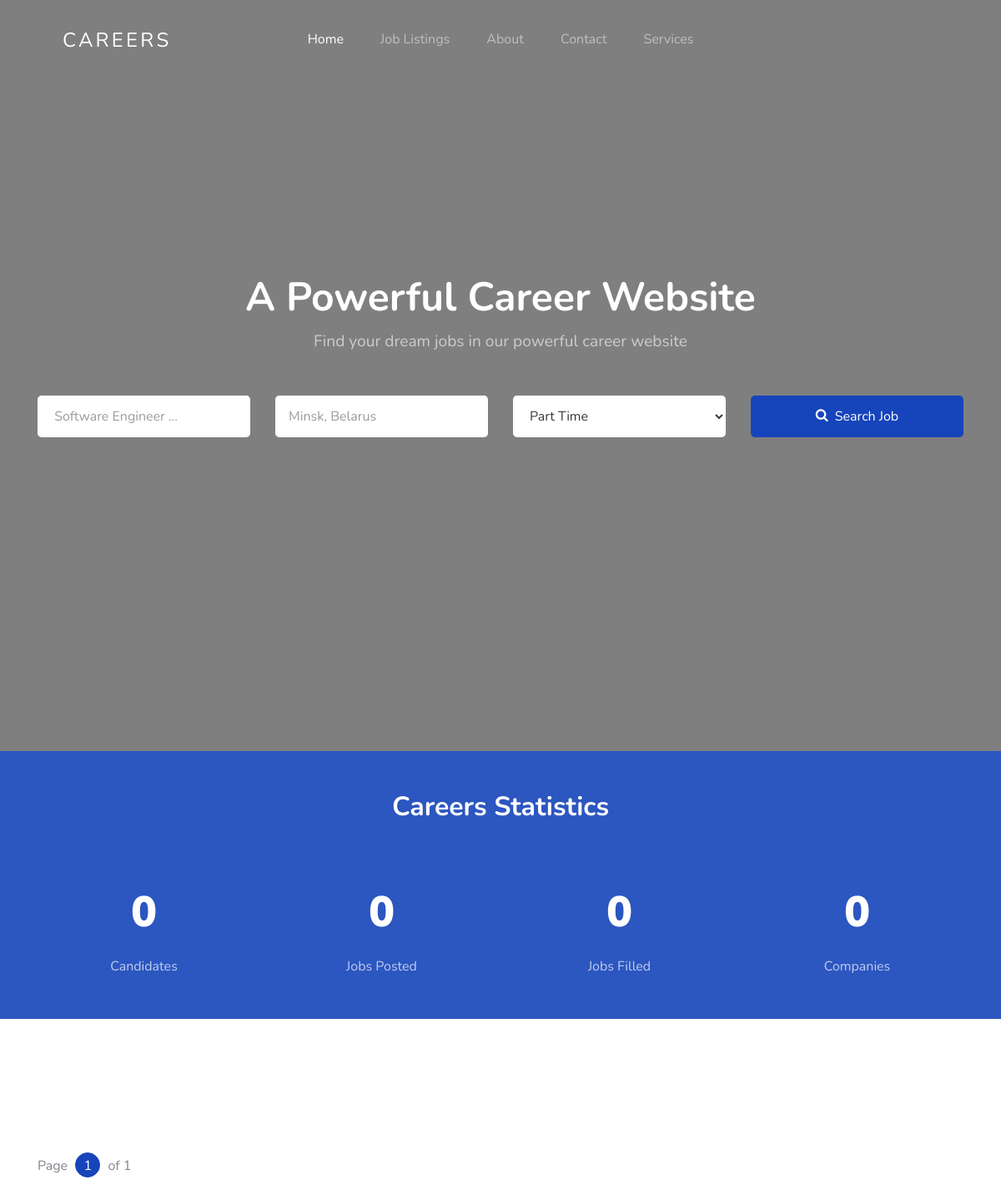
The app's page /, older data.
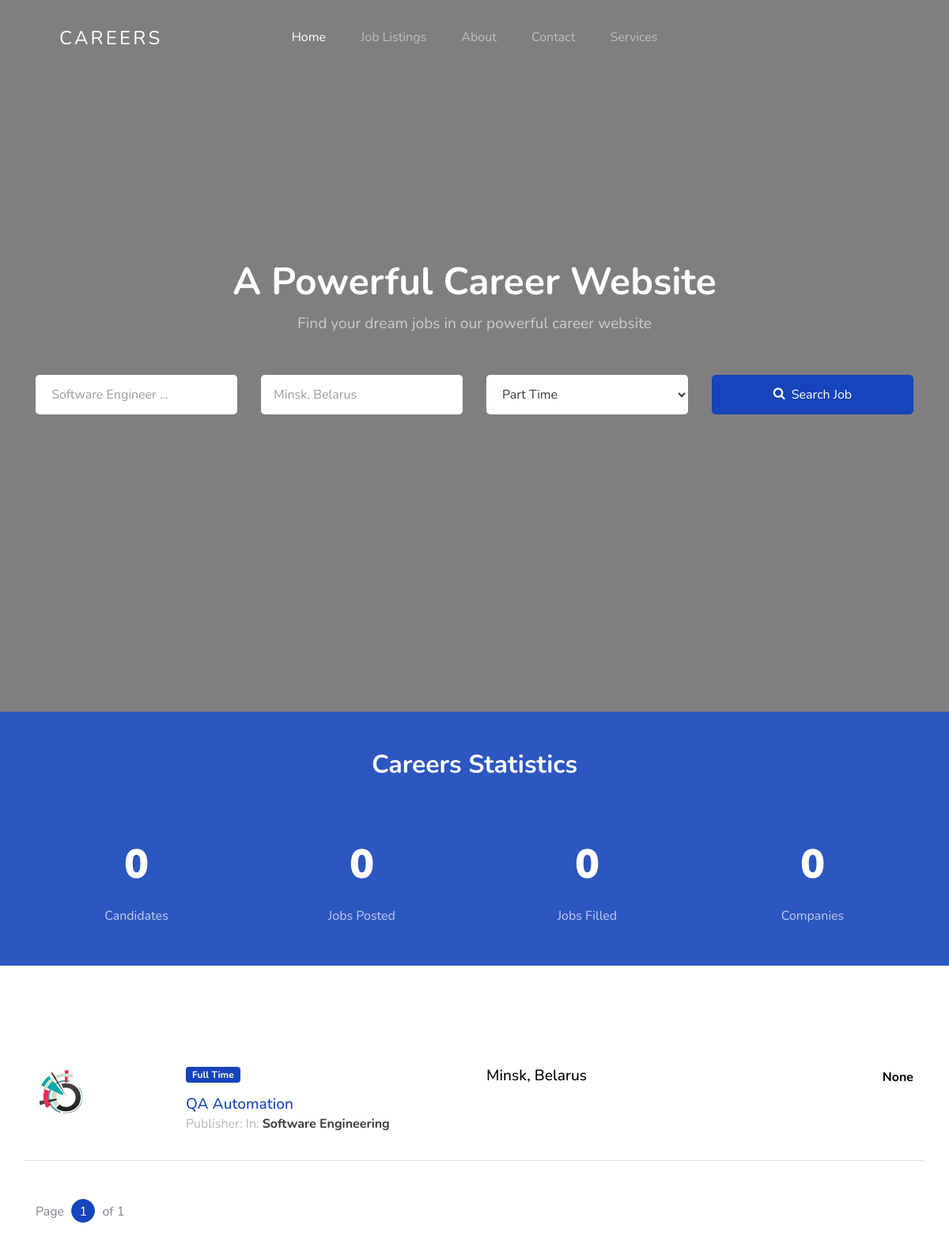
The same page, newer data.
### jobs/models.py (models this page shows, shortened)
class JobListing(models.Model):
    user = models.ForeignKey(settings.AUTH_USER_MODEL, on_delete=models.CASCADE,
                             null=True, editable=False, blank=True)
    title = models.CharField(max_length=100)
    company_name = models.CharField(max_length=200)
    employment_status = models.CharField(choices=JOB_TYPE, max_length=10)
    vacancy = models.CharField(max_length=10, null=True)
    gender = models.CharField(choices=GENDER, max_length=30, null=True)
    category = models.CharField(choices=CATEGORY, max_length=30)
    description = models.TextField()
    responsibilities = models.TextField()
    experience = models.CharField(max_length=100)
    job_location = models.CharField(max_length=120)
    Salary = models.CharField(max_length=100, null=True, blank=True)
    image = models.ImageField(blank=True, upload_to='media', null=True)
    application_deadline = models.DateTimeField()
    published_on = models.DateTimeField(default=timezone.now)
    class Meta:
        ordering = ['-id']

### jobs/views.py (the view)
# urls.py: 2. Add a URL to urlpatterns:  path('', views.home, name='home')
def home(request):
    qs = JobListing.objects.all()
    jobs = JobListing.objects.all().count()
    user = User.objects.all().count()
    company_name = JobListing.objects.filter(company_name__startswith='P').count()
    paginator = Paginator(qs, 5)  # Show 5 jobs per page
    page = request.GET.get('page')
    try:
        qs = paginator.page(page)
    except PageNotAnInteger:
        qs = paginator.page(1)
    except EmptyPage:
        qs = paginator.page(paginator.num_pages)
    context = {
        'query': qs,
        'job_qs': jobs,
        'company_name': company_name,
        'candidates': user
    }
    return render(request, "home.html", context)

### templates/home.html (shortened to what this page needs)
{% extends 'base.html' %}
{% load static %}
{% block content %}
    <section class="home-section section-hero overlay bg-image" id="home-section">
      <div class="container">
        <div class="row align-items-center justify-content-center">
          <div class="col-md-12">
            <div class="mb-5 text-center">
              <h1 class="text-white font-weight-bold">A Powerful Career Website </h1>
              <p>Find your dream jobs in our powerful career website </p>
            </div>
            <form id="job-main-form" method="get" action="{% url 'jobs:search' %}" class="search-jobs-form">
              <div class="row mb-5">
                <div class="col-12 col-sm-6 col-md-6 col-lg-3 mb-4 mb-lg-0">
                   <input type="text"  id="title" name="title" class="form-control form-control-lg" placeholder=" Software Engineer ... ">
                </div>
                <div class="col-12 col-sm-6 col-md-6 col-lg-3 mb-4 mb-lg-0">
                   <input    type="text" id="job_location" name="job_location" class="form-control form-control-lg" placeholder="Minsk, Belarus">
                </div>
                <div class="col-12 col-sm-6 col-md-6 col-lg-3 mb-4 mb-lg-0">
                  <select id="employment_status" name="employment_status" class="form-control">
                    <option>Part Time</option>
                  </select>
                </div>
                <div class="col-12 col-sm-6 col-md-6 col-lg-3 mb-4 mb-lg-0">
                  <button type="submit" class="btn btn-primary btn-lg btn-block text-white btn-search"><span class="icon-search icon mr-2"></span>Search Job</button>
                </div>
              </div>
            </form>
          </div>
        </div>
      </div>
    </section>
    <section class="py-5 bg-image overlay-primary fixed overlay">
      <div class="container">
        <div class="row mb-5 justify-content-center">
          <div class="col-md-7 text-center">
            <h2 class="section-title mb-2 text-white">Careers Statistics</h2>
          </div>
        </div>
        <div class="row pb-0 block__19738 section-counter">
          <div class="col-6 col-md-6 col-lg-3 mb-5 mb-lg-0">
            <div class="d-flex align-items-center justify-content-center mb-2">
              <strong class="number" data-number="{{ candidates }}">0</strong>
            </div>
            <span class="caption">Candidates</span>
          </div>
          <div class="col-6 col-md-6 col-lg-3 mb-5 mb-lg-0">
            <div class="d-flex align-items-center justify-content-center mb-2">
              <strong class="number" data-number="{{ job_qs }}"> 0 </strong>
            </div>
            <span class="caption"> Jobs Posted</span>
          </div>
          <div class="col-6 col-md-6 col-lg-3 mb-5 mb-lg-0">
            <div class="d-flex align-items-center justify-content-center mb-2">
              <strong class="number" data-number="">0</strong>
            </div>
            <span class="caption">Jobs Filled</span>
          </div>
          <div class="col-6 col-md-6 col-lg-3 mb-5 mb-lg-0">
            <div class="d-flex align-items-center justify-content-center mb-2">
              <strong class="number" data-number="{{ company_name }}">0</strong>
            </div>
            <span class="caption">Companies</span>
          </div>
        </div>
      </div>
    </section>
    <section class="site-section">
     <div class="container">
        <div class="mb-5">
             {% for q in query %}
          <div class="row align-items-start job-item border-bottom pb-3 mb-3 pt-3">
            <div class="col-md-2">
              <a href="#"><img src="{% static 'images/featured-listing-1.jpg' %}" alt="Image" class="img-fluid"></a>
            </div>
            <div class="col-md-4">
              <span class="badge badge-primary px-2 py-1 mb-3">
                    {{ q.employment_status }}
              </span>
              <h2><a href="{% url 'jobs:job-single' q.id %}">{{ q.title }}</a> </h2>
              <p class="meta">Publisher: <strong>{{ q.user.first_name }} {{ q.user.last_name }}</strong> In: <strong>{{ q.category }}</strong></p>
            </div>
            <div class="col-md-3 text-left">
              <h3>{{ q.job_location }}</h3>
            </div>
            <div class="col-md-3 text-md-right">
              <strong class="text-black">{{ q.Salary }}</strong>
            </div>
          </div>
{% endfor %}
        </div>
        <div class="row pagination-wrap">
          <div class="col-md-6 text-center text-md-left">
            <div class="custom-pagination ml-auto">
              <div class="d-inline-block">
                Page <a href="#" class="active">{{ query.number }}</a> of  {{ query.paginator.num_pages }}
              </div>
            </div>
          </div>
        </div>
      </div>
    </section>
{% endblock %}

### templates/base.html (shortened to what this page needs)
{% load static %}
<html lang="en">
<head>
    <link rel="stylesheet" href="{% static 'css/custom-bs.css' %}">
    <link rel="stylesheet" href="{% static 'css/jquery.fancybox.min.css' %}">
    <link rel="stylesheet" href="{% static 'css/bootstrap-select.min.css' %}">
    <link rel="stylesheet" href="{% static 'fonts/icomoon/style.css' %}">
    <link rel="stylesheet" href="{% static 'fonts/line-icons/style.css' %}">
    <link rel="stylesheet" href="{% static 'css/owl.carousel.min.css' %}">
    <link rel="stylesheet" href="{% static 'css/animate.min.css' %}">
    <link rel="stylesheet" href="{% static 'css/style.css' %}">
</head>
<body id="top">
<div class="site-wrap">
    {% include 'navbar.html' %}
    {% block content %}
    {% endblock %}
</div>
</body>
</html>

### templates/navbar.html (shortened to what this page needs)
{% load static %}
<header class="site-navbar mt-3">
  <div class="container-fluid">
    <div class="row align-items-center">
      <div class="site-logo col-6"><a href="{% url 'home' %}">Careers</a></div>
      <nav class="mx-auto site-navigation">
        <ul class="site-menu js-clone-nav d-none d-xl-block ml-0 pl-0">
          <li><a href="{% url 'home' %}" class="nav-link active">Home</a></li>
          <li><a href="{% url 'jobs:job-listing' %}">Job Listings</a></li>
          <li><a href="{% url 'jobs:about' %}">About</a></li>
          <li><a href="{% url 'jobs:contact' %}">Contact</a></li>
             <li><a href="{% url 'jobs:service' %}"> Services</a></li>
        </ul>
      </nav>
    </div>
  </div>
</header>

### static/css/style.css (style rules this page uses)
.site-navbar { margin-bottom: 0px; z-index: 1999; position: absolute; width: 100%; top: 2rem; }
.site-navbar .container-fluid { padding-left: 7rem; padding-right: 7rem; }
.site-navbar .site-logo { position: absolute; left: 5%; }
.site-navbar .site-logo a { color: #fff; font-size: 1.5rem; letter-spacing: .2rem; text-transform: uppercase; }
.site-navbar .site-navigation { position: absolute; left: 50%; -webkit-transform: translateX(-50%); -ms-transform: translateX(-50%); transform: translateX(-50%); z-index: 5; }
.site-navbar .site-navigation .site-menu { margin-bottom: 0; }
.site-navbar .site-navigation .site-menu .active { color: #fff; display: inline-block; padding: 5px 20px; }
.site-navbar .site-navigation .site-menu a { text-decoration: none !important; display: inline-block; position: relative; }
.site-navbar .site-navigation .site-menu > li { display: inline-block; }
.site-navbar .site-navigation .site-menu > li > a { padding: 20px 20px !important; color: rgba(255, 255, 255, 0.5); display: inline-block; text-decoration: none !important; }
.site-mobile-menu .site-nav-wrap { padding: 0; margin: 0; list-style: none; position: relative; }
.site-mobile-menu .site-nav-wrap a { padding: 10px 20px; display: block; position: relative; color: #212529; }
.site-mobile-menu .site-nav-wrap li { position: relative; display: block; }
.site-mobile-menu .site-nav-wrap li .active { color: #000; }
.site-mobile-menu .site-nav-wrap > li { display: block; position: relative; float: left; width: 100%; }
.site-mobile-menu .site-nav-wrap > li > a { padding-left: 20px; font-size: 20px; }
body { font-weight: 400; font-size: 1rem; line-height: 1.7; position: relative; }
body:after { content: ""; position: absolute; top: 0; left: 0; right: 0; bottom: 0; background: rgba(0, 0, 0, 0.7); z-index: 100; opacity: 0; visibility: hidden; -webkit-transition: .3s all ease; -o-transition: .3s all ease; transition: .3s all ease; }
h1, h2, h3, h4 { color: #000; }
.site-section { padding-top: 7rem; padding-bottom: 7rem; position: relative; z-index: 2; }
.text-black { color: #000 !important; }
.home-section { position: relative; }
.home-section > .container { z-index: 2; position: relative; }
.home-section h1 { font-size: 3rem; color: #fff; font-weight: 200; }
.home-section p { font-size: 1.2rem; color: rgba(255, 255, 255, 0.6); }
.home-section .search-jobs-form .form-control, .home-section .search-jobs-form .btn-lg { height: calc(2em + 1rem + 2px); padding: 0.5rem 1rem; font-size: 1rem; line-height: 1.5; border-radius: 0.3rem; }
.home-section .search-jobs-form .btn-search > span { font-size: 1rem; position: relative; }
.home-section .search-jobs-form .form-control { background: #fff; border: transparent !important; color: #343a40; }
.bg-image { background-size: cover; background-position: center center; background-repeat: no-repeat; }
.bg-image.fixed { background-attachment: fixed; }
.bg-image.overlay-primary { position: relative; }
.bg-image.overlay-primary:before { position: absolute; content: ""; top: 0; left: 0; right: 0; bottom: 0; background: rgba(22, 68, 186, 0.9); z-index: 1; }
.bg-image.overlay-primary > .container { position: relative; z-index: 2; }
.section-title { font-size: 2rem; font-weight: 700; }
.section-hero, .section-hero > .container > .row { height: 100vh; min-height: 900px; }
.section-hero.overlay, .section-hero.overlay-2 { position: relative; }
.section-hero.overlay:before, .section-hero.overlay-2:before { z-index: 1; position: absolute; content: ""; top: 0; left: 0; right: 0; bottom: 0; background: rgba(0, 0, 0, 0.5); }
.section-hero > .container { z-index: 2; position: relative; }
.btn:after, .btn:before { display: none; }
.btn.btn-primary { color: #fff; }
.custom-pagination a { width: 30px; height: 30px; line-height: 30px; display: inline-block; border-radius: 50%; border: 1px solid #dee2e6; text-align: center; margin: 0 5px; text-decoration: none; }
.custom-pagination a.active, .custom-pagination a:hover { background: #1644ba; color: #fff; border-color: #1644ba; }
.block__19738 { text-align: center; }
.block__19738 .number { font-size: 3.2rem; font-weight: 900; color: #fff; }
.block__19738 .caption { font-size: 1rem; display: block; color: rgba(255, 255, 255, 0.7); }
.job-item h2, .job-item h3 { font-size: 1.2rem; margin-bottom: 0; }
.job-item .meta { color: #b5b5b5; }
.job-item .meta strong { color: #3c3c3c; }

Row changes from the older to the newer data that the page shows:
added JobListing: employment_status "Full Time", title "QA Automation", category "Software Engineering", job_location "Minsk, Belarus", Salary "None"
